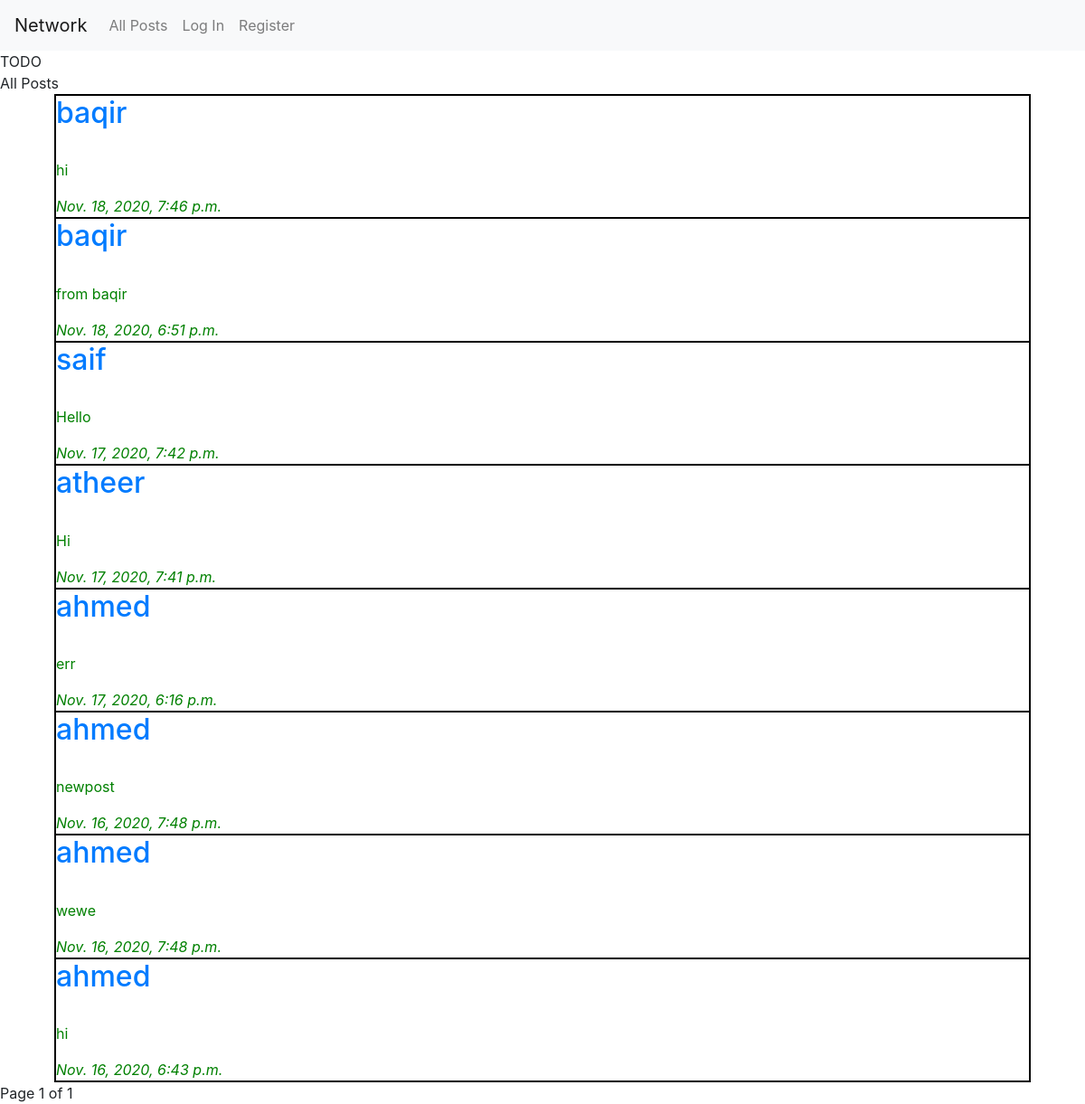
/, run on an earlier commit of the app's database.
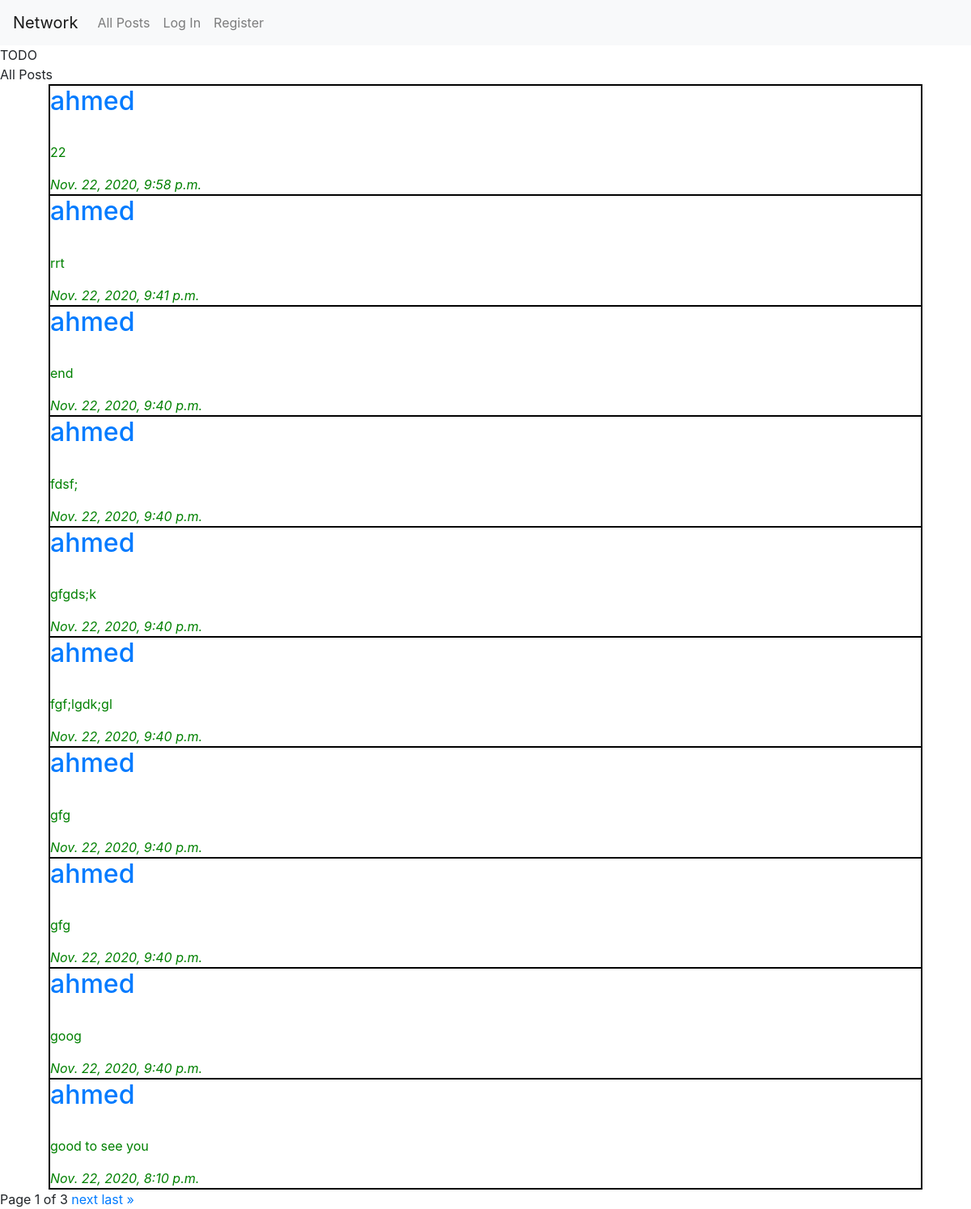
And on a later commit of the database.
### network/models.py (models this page shows, shortened)
class Post(models.Model):
    content = models.TextField(max_length=100)
    timestamp = models.DateTimeField(auto_now_add=True)
    created_by = models.ForeignKey(User, on_delete=models.CASCADE, related_name="poster")
    like = models.ManyToManyField(User, related_name="user_like")
    image = models.ImageField(default = False ,upload_to ='media/')

class User(AbstractUser):
    following = models.ManyToManyField('self', symmetrical=False, related_name="followers")
    picture = models.ImageField(height_field="hieght_field", width_field="widt_field", upload_to='media/', null=True, blank=True)
    height_field = models.IntegerField(default=0)
    width_fiels = models.IntegerField(default=0)

### network/views.py (the view)
# urls.py: path("", views.index, name="index"),
def index(request):
    allposts = Post.objects.all().order_by('-timestamp')
    paginator =  Paginator(allposts, 10)
    page_number = request.GET.get('page')
    allposts = paginator.get_page(page_number)
    if request.method == 'POST':
         new_post = PostForm(request.POST)
         if new_post.is_valid():
             content = new_post.cleaned_data['content']
             return HttpResponseRedirect(reverse('post'))
    else:
        new_post = PostForm()
        return render(request, "network/index.html",{
            "new_post" : new_post,
            "allposts" : allposts,
        })

### network/templates/network/index.html (shortened to what this page needs)
{% extends "network/layout.html" %}
{% load static %}
{% block body %}
    TODO
    <br>
    All Posts
    <br>
    <div class="main">
        {% for post in allposts %}
            <div class="post-details" id="{{ post.id }}">
                <h2><a href="{% url 'profile' post.created_by.id %}">{{ post.created_by }}</a></h2>
                <br>
                <p>{{ post.content }}</p>
                <i>{{ post.timestamp }}</i>
            </div>
        {% endfor %}
    </div>
    <div class="pagination">
        <span class="step-links">
            <span class="current">
            Page {{allposts.number}} of {{ allposts.paginator.num_pages }}
            </span>
            {% if allposts.has_next %}
                <a href="?page={{ allposts.next_page_number }}">next</a>
                <a href="?page={{allposts.paginator.num_pages}}">last &raquo;</a>
            {% endif %}
        </span>
    </div>
{% endblock %}

What changed in the data, as far as the page shows it:
no longer on this page (row unchanged): Post: created_by "baqir", content "hi", timestamp "Nov. 18, 2020, 7:46 p.m."
no longer on this page (row unchanged): Post: created_by "baqir", content "from baqir", timestamp "Nov. 18, 2020, 6:51 p.m."
no longer on this page (row unchanged): Post: created_by "saif", content "Hello", timestamp "Nov. 17, 2020, 7:42 p.m."
no longer on this page (row unchanged): Post: created_by "atheer", content "Hi", timestamp "Nov. 17, 2020, 7:41 p.m."
no longer on this page (row unchanged): Post: created_by "ahmed", content "err", timestamp "Nov. 17, 2020, 6:16 p.m."
no longer on this page (row unchanged): Post: created_by "ahmed", content "newpost", timestamp "Nov. 16, 2020, 7:48 p.m."
no longer on this page (row unchanged): Post: created_by "ahmed", content "wewe", timestamp "Nov. 16, 2020, 7:48 p.m."
no longer on this page (row unchanged): Post: created_by "ahmed", content "hi", timestamp "Nov. 16, 2020, 6:43 p.m."
added Post: created_by "ahmed", content "22", timestamp "Nov. 22, 2020, 9:58 p.m."
added Post: created_by "ahmed", content "rrt", timestamp "Nov. 22, 2020, 9:41 p.m."
added Post: created_by "ahmed", content "end", timestamp "Nov. 22, 2020, 9:40 p.m."
added Post: created_by "ahmed", content "fdsf;", timestamp "Nov. 22, 2020, 9:40 p.m."
added Post: created_by "ahmed", content "gfgds;k", timestamp "Nov. 22, 2020, 9:40 p.m."
added Post: created_by "ahmed", content "fgf;lgdk;gl", timestamp "Nov. 22, 2020, 9:40 p.m."
added Post: created_by "ahmed", content "gfg", timestamp "Nov. 22, 2020, 9:40 p.m."
added Post: created_by "ahmed", content "gfg", timestamp "Nov. 22, 2020, 9:40 p.m."
added Post: created_by "ahmed", content "goog", timestamp "Nov. 22, 2020, 9:40 p.m."
added Post: created_by "ahmed", content "good to see you", timestamp "Nov. 22, 2020, 8:10 p.m."
Also different on the page:
{{ allposts.paginator.num_pages }}: "1" → "3"
text now shown: "next last »"
